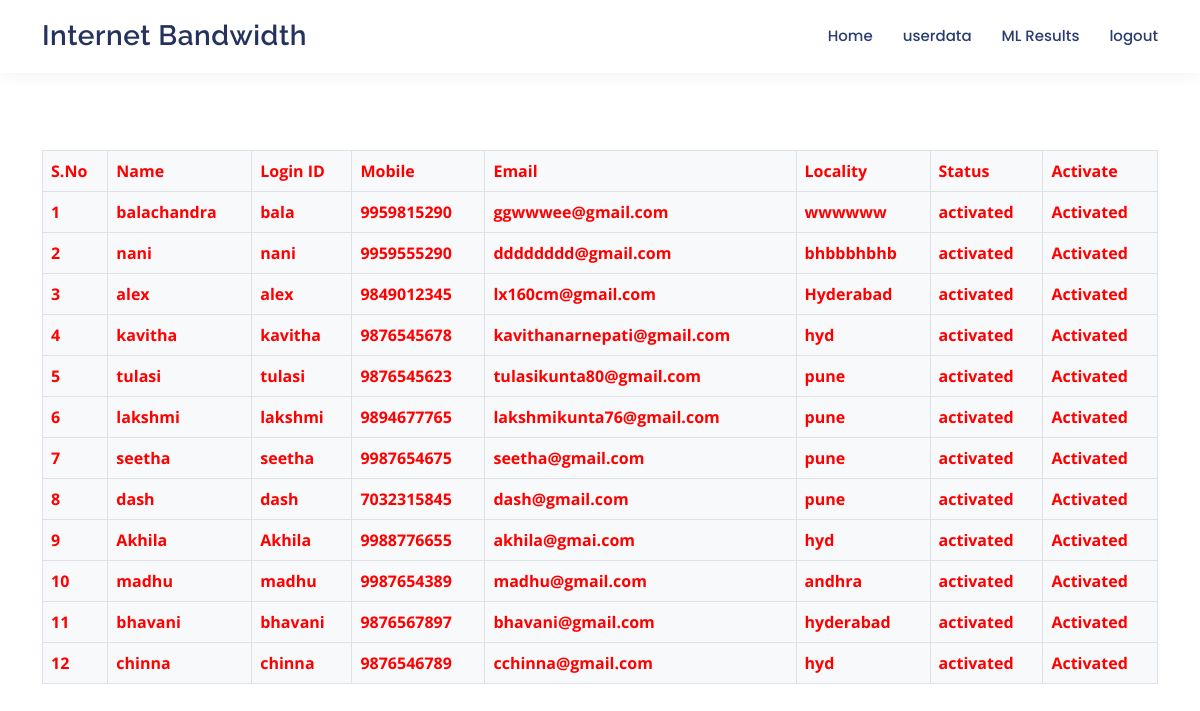
/ViewRegisteredUsers, run on the app's committed database.
### users/models.py (models this page shows, shortened)
class UserRegistrationModel(models.Model):
    name = models.CharField(max_length=100)
    loginid = models.CharField(unique=True, max_length=100)
    password = models.CharField(max_length=100)
    mobile = models.CharField(unique=True, max_length=100)
    email = models.CharField(unique=True, max_length=100)
    locality = models.CharField(max_length=100)
    address = models.CharField(max_length=1000)
    city = models.CharField(max_length=100)
    state = models.CharField(max_length=100)
    status = models.CharField(max_length=100)
    class Meta:
        db_table = 'UserRegistrations'

### admins/views.py (the view)
# urls.py: path("ViewRegisteredUsers", a1.ViewRegisteredUsers, name="ViewRegisteredUsers"),
def ViewRegisteredUsers(request):
    data = UserRegistrationModel.objects.all()
    return render(request, 'admins/viewRegisteredUsers.html', {'data': data})

### templates/admins/viewRegisteredUsers.html
{%extends 'admins/AdminHome.html'%}
{% block content %}
<section id="intro">
    <div class="container intro-text">
        <p>
        <h3 align="center" style="color:white;">View RegisterUser Details</h3></p><br>
        <table class="table table-bordered bg-light text-dark">
            <thead>
            <tr style="color:red;font-weight:bold;">
                <th>S.No</th>
                <th>Name</th>
                <th>Login ID</th>
                <th>Mobile</th>
                <th>Email</th>
                <th>Locality</th>
                <th>Status</th>
                <th>Activate</th>
            </tr>
            </thead>
            <tbody>
            {% for i in data %}
            <tr style="color:red;font-weight:bold;">
                <td>{{forloop.counter}}</td>
                <td>{{i.name}}</td>
                <td>{{i.loginid}}</td>
                <td>{{i.mobile}}</td>
                <td>{{i.email}}</td>
                <td>{{i.locality}}</td>
                <td>{{i.status}}</td>
                {% if i.status == 'waiting' %}
                <td><a class="btn-link" href="/AdminActivaUsers/?uid={{ i.id }}"
                       style="color:DARKBLUE">Activate</a></td>
                {% else %}
                <td> Activated</td>
                {% endif %}
            </tr>
            {% endfor %}
            </tbody>
        </table>
    </div>
{% endblock %}

### templates/admins/AdminHome.html (shortened to what this page needs)
{%extends 'admins/admin_base.html'%}

### templates/admins/admin_base.html (shortened to what this page needs)
{% load static %}
<!DOCTYPE html>
<html lang="en">
<head>
  <link href="{% static 'vendor/bootstrap/css/bootstrap.min.css' %}" rel="stylesheet">
  <link href="{% static 'vendor/bootstrap-icons/bootstrap-icons.css' %}" rel="stylesheet">
  <link href="{% static 'vendor/boxicons/css/boxicons.min.css' %}" rel="stylesheet">
  <link href="{% static 'vendor/glightbox/css/glightbox.min.css' %}" rel="stylesheet">
  <link href="{% static 'vendor/remixicon/remixicon.css' %}" rel="stylesheet">
  <link href="{% static 'vendor/swiper/swiper-bundle.min.css' %}" rel="stylesheet">
  <link href="{% static 'css/style.css' %}" rel="stylesheet">
</head>
<body>
  <header id="header" class="fixed-top">
    <div class="container d-flex align-items-center justify-content-between">
      <h1 class="logo"><a href="#">Internet Bandwidth</a></h1>
      <nav id="navbar" class="navbar">
        <ul>
          <li><a href="{% url 'AdminHome' %}">Home</a></li>
          <li><a href="{% url 'ViewRegisteredUsers' %}">userdata</a></li>
          <li><a href="{% url 'mlresults' %}">ML Results</a></li>
          <li><a href="{% url 'index1' %}">logout</a></li>
      </nav>
    </div>
  </header>
  {% block content %}
  {% endblock %}
</body>
</html>

### static/css/style.css (style rules this page uses)
body { font-family: "Open Sans", sans-serif; color: #444444; }
a { color: #006fbe; text-decoration: none; }
h1, h2, h3, h4, h5, h6 { font-family: "Raleway", sans-serif; }
#header { background: #fff; transition: all 0.5s; z-index: 997; padding: 15px 0; box-shadow: 0px 2px 15px rgba(36, 50, 93, 0.06); }
#header .logo { font-size: 28px; margin: 0; padding: 0; line-height: 1; font-weight: 600; letter-spacing: 0.5px; }
#header .logo a { color: #24325d; }
.navbar { padding: 0; }
.navbar ul { margin: 0; padding: 0; display: flex; list-style: none; align-items: center; }
.navbar li { position: relative; }
.navbar a, .navbar a:focus { display: flex; align-items: center; justify-content: space-between; padding: 10px 0 10px 30px; font-family: "Poppins", sans-serif; font-size: 15px; font-weight: 500; color: #2b3c6f; white-space: nowrap; transition: 0.3s; }
section { padding: 60px 0; }

### data on the page
UserRegistrationModel: name "balachandra", loginid "bala", mobile "9959815290", email "ggwwwee@gmail.com", locality "wwwwww", status "activated", shows "Activated"
UserRegistrationModel: name "nani", loginid "nani", mobile "9959555290", email "dddddddd@gmail.com", locality "bhbbbhbhb", status "activated", shows "Activated"
UserRegistrationModel: name "alex", loginid "alex", mobile "9849012345", email "lx160cm@gmail.com", locality "Hyderabad", status "activated", shows "Activated"
UserRegistrationModel: name "kavitha", loginid "kavitha", mobile "9876545678", email "kavithanarnepati@gmail.com", locality "hyd", status "activated", shows "Activated"
UserRegistrationModel: name "tulasi", loginid "tulasi", mobile "9876545623", email "tulasikunta80@gmail.com", locality "pune", status "activated", shows "Activated"
UserRegistrationModel: name "lakshmi", loginid "lakshmi", mobile "9894677765", email "lakshmikunta76@gmail.com", locality "pune", status "activated", shows "Activated"
UserRegistrationModel: name "seetha", loginid "seetha", mobile "9987654675", email "seetha@gmail.com", locality "pune", status "activated", shows "Activated"
UserRegistrationModel: name "dash", loginid "dash", mobile "7032315845", email "dash@gmail.com", locality "pune", status "activated", shows "Activated"
UserRegistrationModel: name "Akhila", loginid "Akhila", mobile "9988776655", email "akhila@gmai.com", locality "hyd", status "activated", shows "Activated"
UserRegistrationModel: name "madhu", loginid "madhu", mobile "9987654389", email "madhu@gmail.com", locality "andhra", status "activated", shows "Activated"
UserRegistrationModel: name "bhavani", loginid "bhavani", mobile "9876567897", email "bhavani@gmail.com", locality "hyderabad", status "activated", shows "Activated"
UserRegistrationModel: name "chinna", loginid "chinna", mobile "9876546789", email "cchinna@gmail.com", locality "hyd", status "activated", shows "Activated"
